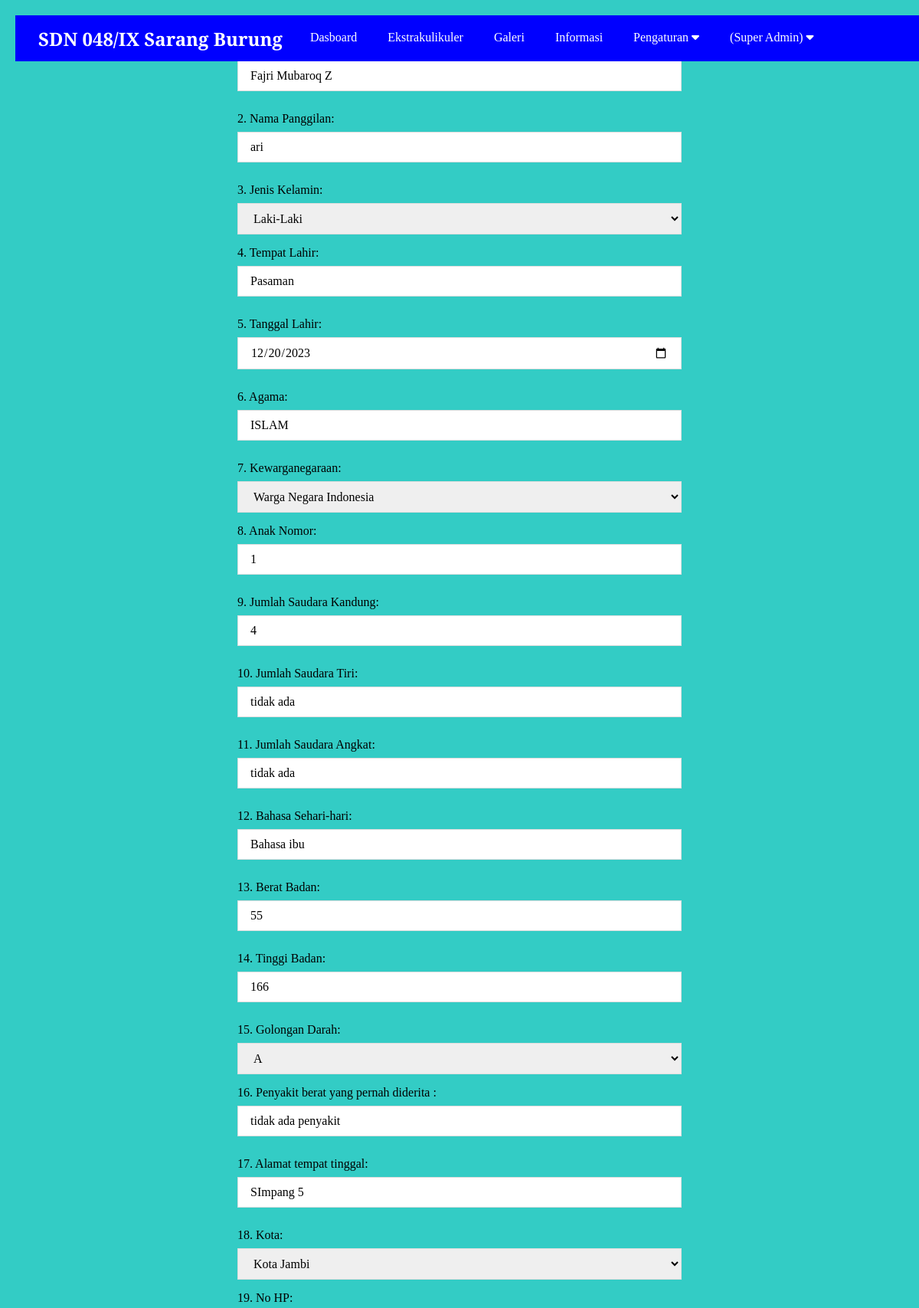
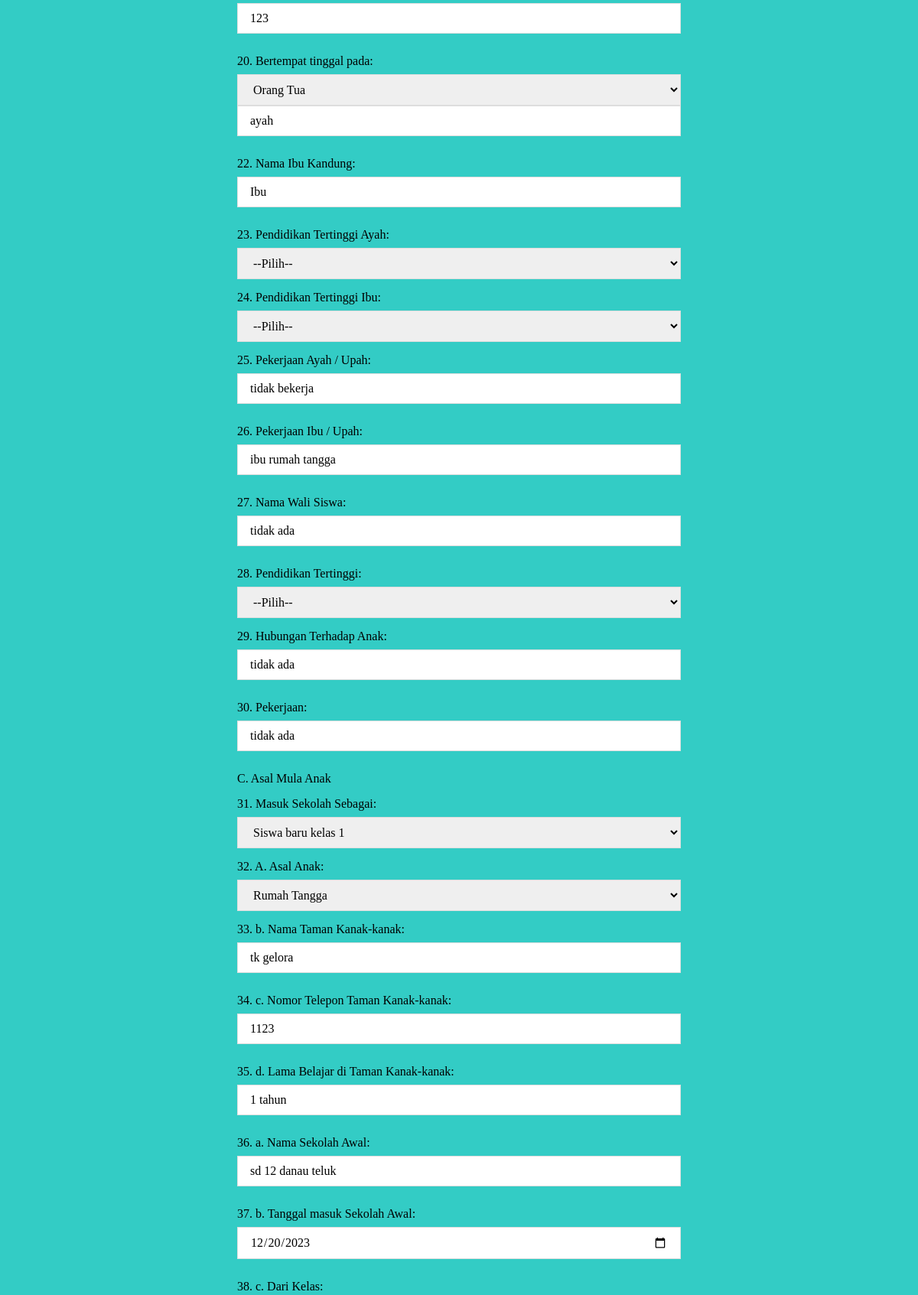
Page /admin/edit_siswa.php?id_siswa=24 (signed in, upper part) on the committed database (2 pictures, top to bottom).
### tables this page shows
CREATE TABLE `siswa_baru` (
  `id_siswa` int(50) NOT NULL,
  `nama_siswa` varchar(30) NOT NULL,
  `nama_panggilan` varchar(30) NOT NULL,
  `jenis_kelamin` varchar(30) NOT NULL,
  `tempat_lahir` varchar(50) NOT NULL,
  `tanggal_lahir` date NOT NULL,
  `agama` varchar(10) NOT NULL,
  `kewarganegaraan` varchar(50) NOT NULL,
  `anak_nomor` varchar(20) NOT NULL,
  `jumlah_saudara` varchar(20) NOT NULL,
  `jumlah_saudara_tiri` varchar(20) NOT NULL,
  `jumlah_saudara_angkat` varchar(20) NOT NULL,
  `bahasa_harian` varchar(30) NOT NULL,
  `berat_badan` varchar(3) NOT NULL,
  `tinggi_badan` varchar(3) NOT NULL,
  `gol_darah` varchar(2) NOT NULL,
  `penyakit` varchar(30) NOT NULL,
  `alamat` varchar(50) NOT NULL,
  `kota` varchar(50) NOT NULL,
  `no_hp` varchar(9) NOT NULL,
  `tempat_tinggal` varchar(30) NOT NULL,
  `nama_ayah` varchar(30) NOT NULL,
  `nama_ibu` varchar(30) NOT NULL,
  `pendidikan_ayah` varchar(30) NOT NULL,
  `pendidikan_ibu` varchar(30) NOT NULL,
  `pekerjaan_ayah_upah` varchar(50) NOT NULL,
  `pekerjaan_ibu_upah` varchar(50) NOT NULL,
  `nama_wali` varchar(30) NOT NULL,
  `pendidikan_wali` varchar(30) NOT NULL,
  `hub_anak` varchar(30) NOT NULL,
  `pekerjaan_wali` varchar(30) NOT NULL,
  `masuk_sekolah` varchar(20) NOT NULL,
  `asal_anak` varchar(30) NOT NULL,
  `nama_tk` varchar(50) NOT NULL,
  `nomor_tsk` varchar(30) NOT NULL,
  `lama_belajar` varchar(20) NOT NULL,
  `nama_sa` varchar(100) NOT NULL,
  `tanggal_sa` date NOT NULL,
  `dari_kelas_sa` varchar(30) NOT NULL,
  `tanggal_dsi` date NOT NULL,
  `dikelas_dsi` varchar(30) NOT NULL,
  `id_pengguna` int(50) DEFAULT NULL
);

### admin/edit_siswa.php (the view, shortened to what this page needs)
<?php include 'header.php'; ?>
<?php
$host = "localhost";
$user = "root";
$password = "";
$database = "db_sekolah";
$koneksi = new mysqli($host, $user, $password, $database);
$id_siswa = isset($_GET['id_siswa']) ? $_GET['id_siswa'] : '';
$query = "SELECT * FROM siswa_baru WHERE id_siswa = ?";
$stmt = $koneksi->prepare($query);
$stmt->bind_param("i", $id_siswa);
$stmt->execute();
$result = $stmt->get_result();
if ($result->num_rows > 0) {
    $siswa = $result->fetch_assoc();
} else {
    echo "Siswa tidak ditemukan.";
    exit;
}
?>
<!DOCTYPE html>
<html lang="en">
<head>
</head>
<body>
    <h2>Edit Data Siswa</h2>
    <form method="POST" action="">
<div class="form-group">
    <label for="nama_siswa">1. Nama Siswa:</label>
    <input type="text" name="nama_siswa" value="<?= htmlspecialchars($siswa['nama_siswa']) ?>" class="input-control" required>
</div>
<div class="form-group">
    <label for="nama_panggilan">2. Nama Panggilan:</label>
    <input type="text" name="nama_panggilan" value="<?= htmlspecialchars($siswa['nama_panggilan']) ?>" class="input-control" required>
</div>
<div class="form-group">
    <label for="jenis_kelamin">3. Jenis Kelamin:</label>
    <select name="jenis_kelamin" class="input-control" required>
<option value="L" <?= ($siswa['jenis_kelamin'] == 'L') ? 'selected' : '' ?>>Laki-Laki</option>
    </select>
</div>
<div class="form-group">
    <label for="tempat_lahir">4. Tempat Lahir:</label>
    <input type="text" name="tempat_lahir" value="<?= htmlspecialchars($siswa['tempat_lahir']) ?>" class="input-control" required>
</div>
<div class="form-group">
    <label for="tanggal_lahir">5. Tanggal Lahir:</label>
    <input type="date" name="tanggal_lahir" value="<?= htmlspecialchars($siswa['tanggal_lahir']) ?>" class="input-control" required>
</div>
<div class="form-group">
    <label for="agama">6. Agama:</label>
    <input type="text" name="agama" value="<?= htmlspecialchars($siswa['agama']) ?>" class="input-control" required>
</div>
<div class="form-group">
    <label for="kewarganegaraan">7. Kewarganegaraan:</label>
    <select name="kewarganegaraan" class="input-control" required>
        <option value="WNI" <?= ($siswa['kewarganegaraan'] == 'WNI') ? 'selected' : '' ?>>Warga Negara Indonesia</option>
    </select>
</div>
<div class="form-group">
    <label for="anak_nomor">8. Anak Nomor:</label>
    <input type="text" name="anak_nomor" value="<?= htmlspecialchars($siswa['anak_nomor']) ?>" class="input-control" required>
</div>
<div class="form-group">
    <label for="jumlah_saudara">9. Jumlah Saudara Kandung:</label>
    <input type="text" name="jumlah_saudara" value="<?= htmlspecialchars($siswa['jumlah_saudara']) ?>" class="input-control" required>
</div>
<div class="form-group">
    <label for="jumlah_saudara_tiri">10. Jumlah Saudara Tiri:</label>
    <input type="text" name="jumlah_saudara_tiri" value="<?= htmlspecialchars($siswa['jumlah_saudara_tiri']) ?>" class="input-control" required>
</div>
<div class="form-group">
    <label for="jumlah_saudara_angkat">11. Jumlah Saudara Angkat:</label>
    <input type="text" name="jumlah_saudara_angkat" value="<?= htmlspecialchars($siswa['jumlah_saudara_angkat']) ?>" class="input-control" required>
</div>
<div class="form-group">
        <label for="bahasa_harian">12. Bahasa Sehari-hari:</label>
        <input type="text" name="bahasa_harian" value="<?= htmlspecialchars($siswa['bahasa_harian']) ?>" class="input-control" required>
    </div>
    <div class="form-group">
        <label for="berat_badan">13. Berat Badan:</label>
        <input type="text" name="berat_badan" value="<?= htmlspecialchars($siswa['berat_badan']) ?>" class="input-control" required>
    </div>
    <div class="form-group">
        <label for="tinggi_badan">14. Tinggi Badan:</label>
        <input type="text" name="tinggi_badan" value="<?= htmlspecialchars($siswa['tinggi_badan']) ?>" class="input-control" required>
    </div>
    <div class="form-group">
        <label for="gol_darah">15. Golongan Darah:</label>
        <select name="gol_darah" class="input-control" required>
            <option value="A" <?= ($siswa['gol_darah'] == 'A') ? 'selected' : '' ?>>A</option>
        </select>
    </div>
    <div class="form-group">
        <label for="penyakit">16. Penyakit berat yang pernah diderita :</label>
        <input type="text" name="penyakit" value="<?= htmlspecialchars($siswa['penyakit']) ?>" class="input-control" required>
    </div>
    <div class="form-group">
        <label for="alamat">17. Alamat tempat tinggal:</label>
        <input type="text" name="alamat" value="<?= htmlspecialchars($siswa['alamat']) ?>" class="input-control" required>
    </div>
    <div class="form-group">
        <label for="kota">18. Kota:</label>
        <select name="kota" class="input-control" required>
<option value="Kota Jambi" <?= ($siswa['kota'] == 'Kota Jambi') ? 'selected' : '' ?>>Kota Jambi</option>
        </select>
    </div>
    <div class="form-group">
        <label for="no_hp">19. No HP:</label>
<input type="text" name="no_hp" value="<?= htmlspecialchars($siswa['no_hp']) ?>" class="input-control" required>
    </div>
    <div class="form-group">
        <label for="tempat_tinggal">20. Bertempat tinggal pada:</label>
        <select name="tempat_tinggal" class="input-control" required>
            <option value="Orang Tua" <?= ($siswa['tempat_tinggal'] == 'Orang Tua') ? 'selected' : '' ?>>Orang Tua</option>
<div class="form-group">
    <input type="text" name="nama_ayah" value="<?= htmlspecialchars($siswa['nama_ayah']) ?>" class="input-control" required>
</div>
<div class="form-group">
    <label for="nama_ibu">22. Nama Ibu Kandung:</label>
    <input type="text" name="nama_ibu" value="<?= htmlspecialchars($siswa['nama_ibu']) ?>" class="input-control" required>
</div>
<div class="form-group">
    <label for="pendidikan_ayah">23. Pendidikan Tertinggi Ayah:</label>
    <select name="pendidikan_ayah" class="input-control" required>
    <option value="">--Pilih--</option>
    </select>
</div>
<div class="form-group">
    <label for="pendidikan_ibu">24. Pendidikan Tertinggi Ibu:</label>
    <select name="pendidikan_ibu" class="input-control" required>
    <option value="">--Pilih--</option>
    </select>
</div>
<div class="form-group">
    <label for="pekerjaan_ayah_upah">25. Pekerjaan Ayah / Upah:</label>
    <input type="text" name="pekerjaan_ayah_upah" value="<?= htmlspecialchars($siswa['pekerjaan_ayah_upah']) ?>" class="input-control" required>
</div>
<div class="form-group">
    <label for="pekerjaan_ibu_upah">26. Pekerjaan Ibu / Upah:</label>
    <input type="text" name="pekerjaan_ibu_upah" value="<?= htmlspecialchars($siswa['pekerjaan_ibu_upah']) ?>" class="input-control" required>
</div>
<div class="form-group">
    <label for="nama_wali">27. Nama Wali Siswa:</label>
    <input type="text" name="nama_wali" value="<?= htmlspecialchars($siswa['nama_wali']) ?>" class="input-control" required>
</div>
<div class="form-group">
    <label for="pendidikan_wali">28. Pendidikan Tertinggi:</label>
    <select name="pendidikan_wali" class="input-control" required>
    <option value="">--Pilih--</option>
    </select>
</div>
<div class="form-group">
    <label for="hub_anak">29. Hubungan Terhadap Anak:</label>
    <input type="text" name="hub_anak" value="<?= htmlspecialchars($siswa['hub_anak']) ?>" class="input-control" required>
</div>
<div class="form-group">
    <label for="pekerjaan_wali">30. Pekerjaan:</label>
    <input type="text" name="pekerjaan_wali" value="<?= htmlspecialchars($siswa['pekerjaan_wali']) ?>" class="input-control" required>
</div>
<div class="form-group">
    <label>C. Asal Mula Anak</label>
</div>
<div class="form-group">
    <label for="masuk_sekolah">31. Masuk Sekolah Sebagai:</label>
    <select name="masuk_sekolah" class="input-control" required>
        <option value="Siswa_baru" <?= ($siswa['masuk_sekolah'] == 'Siswa_baru') ? 'selected' : '' ?>>Siswa baru kelas 1</option>
    </select>
</div>
<div class="form-group">
    <label for="asal_anak">32. A. Asal Anak:</label>
    <select name="asal_anak" class="input-control" required>
        <option value="rumah_tangga" <?= ($siswa['asal_anak'] == 'rumah_tangga') ? 'selected' : '' ?>>Rumah Tangga</option>
    </select>
</div>
<div class="form-group">
    <label for="nama_tk">33. b. Nama Taman Kanak-kanak:</label>
    <input type="text" name="nama_tk" value="<?= htmlspecialchars($siswa['nama_tk']) ?>" class="input-control" required>
</div>
<div class="form-group">
    <label for="nomor_tsk">34. c. Nomor Telepon Taman Kanak-kanak:</label>
    <input type="text" name="nomor_tsk" value="<?= htmlspecialchars($siswa['nomor_tsk']) ?>" class="input-control" required>
</div>
<div class="form-group">
    <label for="lama_belajar">35. d. Lama Belajar di Taman Kanak-kanak:</label>
    <input type="text" name="lama_belajar" value="<?= htmlspecialchars($siswa['lama_belajar']) ?>" class="input-control" required>
</div>
<div class="form-group">
    <label for="nama_sa">36. a. Nama Sekolah Awal:</label>
    <input type="text" name="nama_sa" value="<?= htmlspecialchars($siswa['nama_sa']) ?>" class="input-control" required>
</div>
<div class="form-group">
    <label for="tanggal_sa">37. b. Tanggal masuk Sekolah Awal:</label>
    <input type="date" name="tanggal_sa" value="<?= htmlspecialchars($siswa['tanggal_sa']) ?>" class="input-control" required>
</div>
<div class="form-group">
    <label for="dari_kelas_sa">38. c. Dari Kelas:</label>
</div>
</form>

### assets/css/style.css (style rules this page uses)
* { margin: 0; padding: 0; font-family: 'Playfair Display', serif; box-sizing: border-box; }
.bg-light { background-color: #33ccc5; }
form { margin: 15px 0; }
.form-group { margin-bottom: 15px; }
.form-group label { display: block; margin-bottom: 8px; }
.form-group .input-control { padding:10px 16px; width: 100%; font-size: 16px; border: 1px solid #ddd; }

### admin/edit_siswa.php (style rules this page uses)
body { font-family: Arial, sans-serif; background-color: #f4f4f4; margin: 0; padding: 20px; }
h2 { text-align: center; }
form { width: 50%; margin: auto; }
label { display: block; margin-bottom: 8px; }
input { width: 100%; padding: 8px; margin-bottom: 12px; }

### rows in the picture
siswa_baru: nama_siswa "Fajri Mubaroq Z", nama_panggilan "ari", jenis_kelamin "Laki-Laki", tempat_lahir "Pasaman", tanggal_lahir "12/20/2023", agama "ISLAM", kewarganegaraan "Warga Negara Indonesia", anak_nomor "1", jumlah_saudara "4", jumlah_saudara_tiri "tidak ada", jumlah_saudara_angkat "tidak ada", bahasa_harian "Bahasa ibu", berat_badan "55", tinggi_badan "166", gol_darah "A", penyakit "tidak ada penyakit", alamat "SImpang 5", kota "Kota Jambi", no_hp "123", tempat_tinggal "Orang Tua", nama_ayah "ayah", nama_ibu "Ibu", pekerjaan_ayah_upah "tidak bekerja", pekerjaan_ibu_upah "ibu rumah tangga", nama_wali "tidak ada", hub_anak "tidak ada", pekerjaan_wali "tidak ada", masuk_sekolah "Siswa baru kelas 1", asal_anak "Rumah Tangga", nama_tk "tk gelora", nomor_tsk "1123", lama_belajar "1 tahun", nama_sa "sd 12 danau teluk", tanggal_sa "12/20/2023"

### other values in the picture
$_SESSION['ulevel'] "Super Admin"
